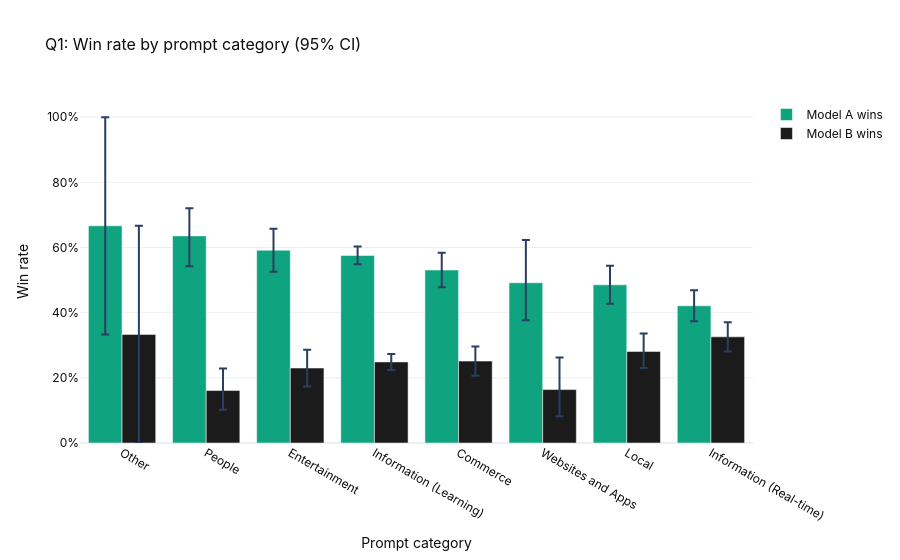

Here is the notebook cell this chart was saved with:
### Code cell
# Win rate by prompt category with 95% CI
cat_stats = []
for cat, grp in df.groupby("prompt_category"):
    a = grp["a_wins"].values.astype(float)
    b = grp["b_wins"].values.astype(float)
    cat_stats.append({
        "category": cat, "n": len(grp),
        "a_rate": a.mean(),
        "b_rate": b.mean(),
        "a_lo": bootstrap_ci(a)[0], "a_hi": bootstrap_ci(a)[1],
        "b_lo": bootstrap_ci(b)[0], "b_hi": bootstrap_ci(b)[1],
    })
cat_df = pd.DataFrame(cat_stats).sort_values("a_rate", ascending=False)

fig = go.Figure()
for model, rate_col, lo_col, hi_col, color in [
    ("Model A wins", "a_rate","a_lo","a_hi", COLOR_A),
    ("Model B wins", "b_rate","b_lo","b_hi", COLOR_B),
]:
    fig.add_trace(go.Bar(
        x=cat_df["category"], y=cat_df[rate_col],
        name=model, marker_color=color,
        error_y=dict(
            type="data",
            symmetric=False,
            array=(cat_df[hi_col] - cat_df[rate_col]).tolist(),
            arrayminus=(cat_df[rate_col] - cat_df[lo_col]).tolist(),
        ),
        hovertemplate="%{x}<br>Rate: %{y:.1%}<extra>" + model + "</extra>",
    ))
fig.update_layout(
    template=PLOTLY_TEMPLATE, barmode="group",
    title="Q1: Win rate by prompt category (95% CI)",
    yaxis_title="Win rate", yaxis_tickformat=".0%",
    xaxis_title="Prompt category", legend_title="",
)
fig.show()

### Figure 1 — Plotly figure (JSON) as saved in the notebook; plotly's stock layout.template omitted (floating-point values rounded to 4 significant figures)
{"data": [{"error_y": {"array": [0.3333, 0.08475, 0.06573, 0.02756, 0.05307, 0.1311, 0.05839, 0.04762], "arrayminus": [0.3333, 0.09322, 0.06573, 0.02677, 0.05307, 0.1148, 0.05839, 0.04762], "symmetric": false, "type": "data"}, "hovertemplate": "%{x}<br>Rate: %{y:.1%}<extra>Model A wins</extra>", "marker": {"color": "#10A37F"}, "name": "Model A wins", "type": "bar", "x": ["Other", "People", "Entertainment", "Information (Learning)", "Commerce", "Websites and Apps", "Local", "Information (Real-time)"], "y": [0.6667, 0.6356, 0.5915, 0.5756, 0.5307, 0.4918, 0.4854, 0.4211]}, {"error_y": {"array": [0.3333, 0.0678, 0.05634, 0.02441, 0.04476, 0.09836, 0.05474, 0.04511], "arrayminus": [0.3333, 0.05932, 0.05634, 0.02441, 0.04469, 0.08197, 0.05109, 0.04511], "symmetric": false, "type": "data"}, "hovertemplate": "%{x}<br>Rate: %{y:.1%}<extra>Model B wins</extra>", "marker": {"color": "#1B1B1B"}, "name": "Model B wins", "type": "bar", "x": ["Other", "People", "Entertainment", "Information (Learning)", "Commerce", "Websites and Apps", "Local", "Information (Real-time)"], "y": [0.3333, 0.161, 0.23, 0.2488, 0.2514, 0.1639, 0.281, 0.3258]}], "layout": {"barmode": "group", "legend": {"title": {"text": ""}}, "title": {"text": "Q1: Win rate by prompt category (95% CI)"}, "xaxis": {"title": {"text": "Prompt category"}}, "yaxis": {"tickformat": ".0%", "title": {"text": "Win rate"}}}}
